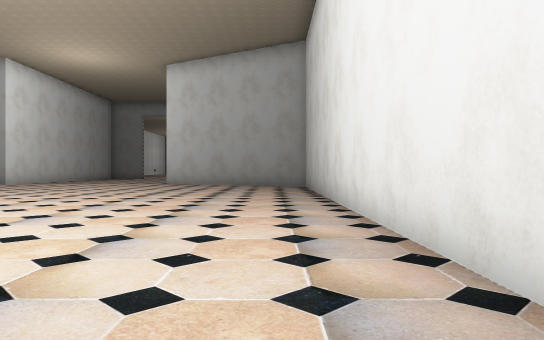
View 1 (above)

24 first-person views from a walk through a Unity game level. The camera is 1.2 m above the floor, looks level and sees 75° across. The floor is counted in squares, 2 m on a side. Each view is taken from the middle of a square. On the plan, view 1 faces up. The plan holds only what a view shows up to about 10 squares ahead; the rest is blank. The place goes on beyond the plan. The player character is not drawn. Some surface patterns are stand-ins.

View 2
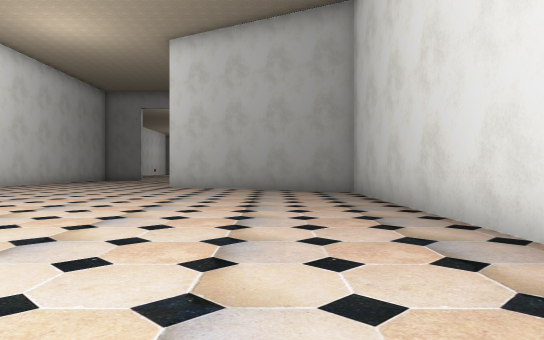

View 3
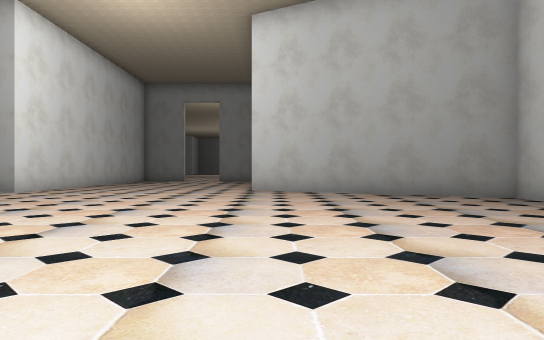

View 4
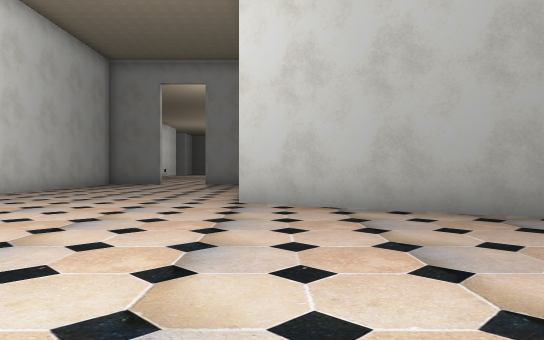

View 5
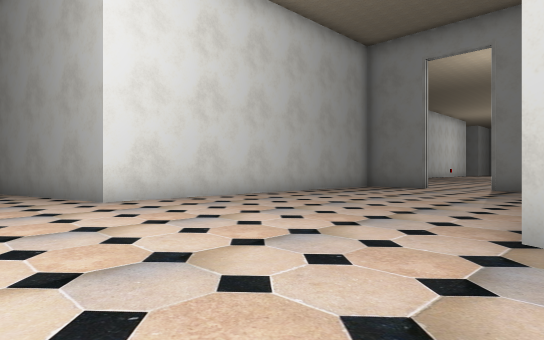

View 6
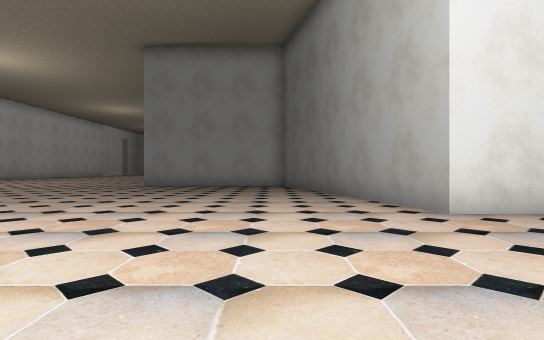

View 7
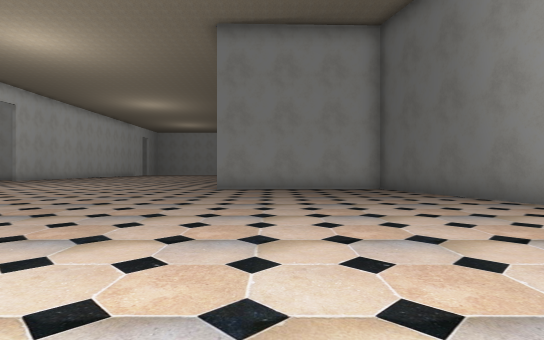

View 8
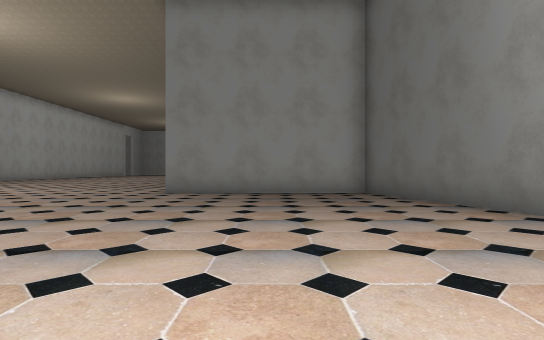

View 9
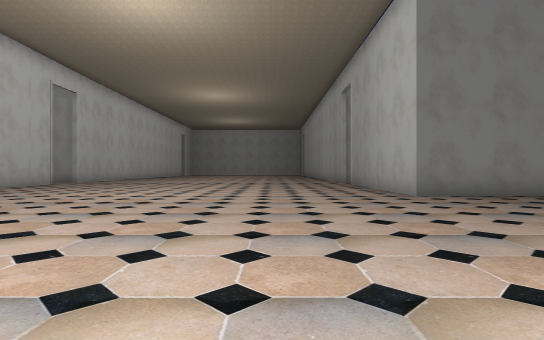

View 10
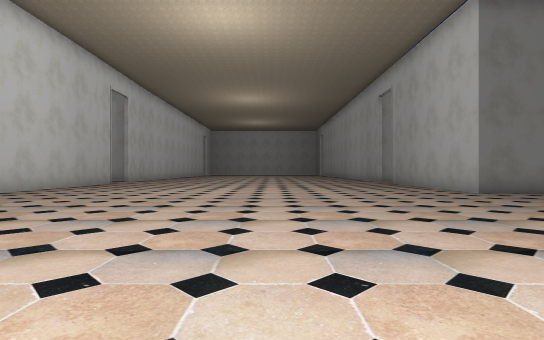

View 11
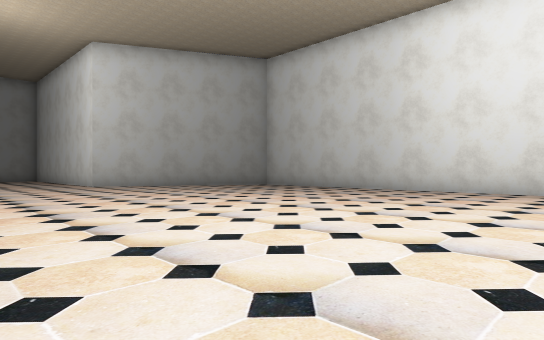

View 12
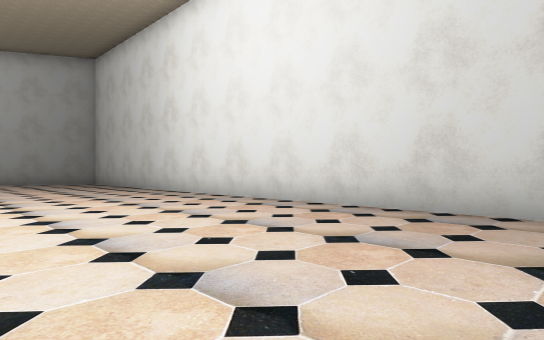

View 13
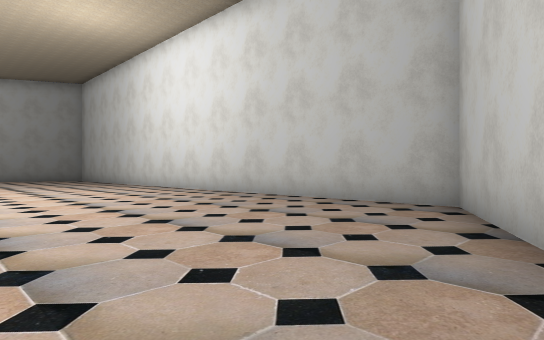

View 14
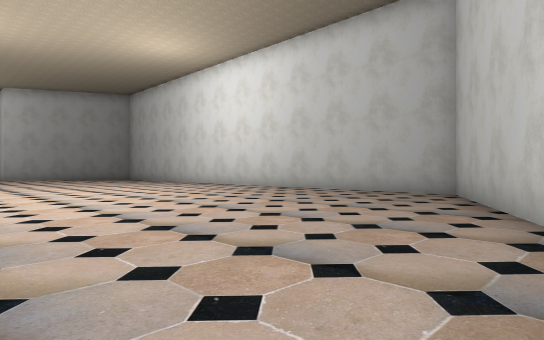

View 15
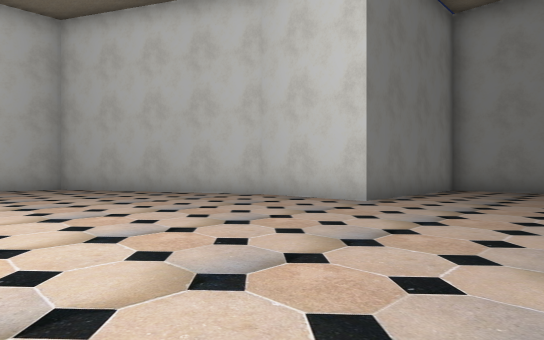

View 16
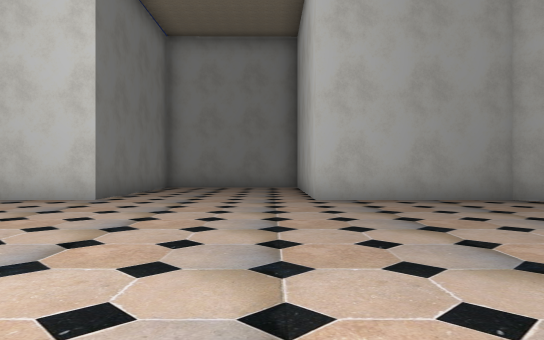

View 17
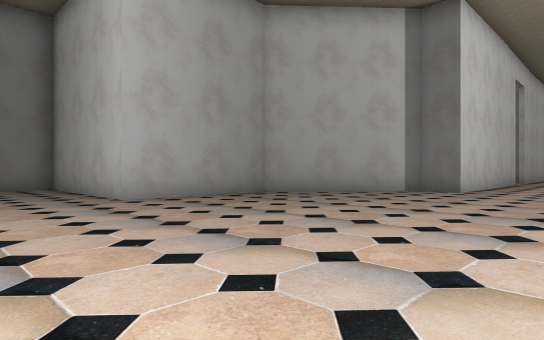

View 18
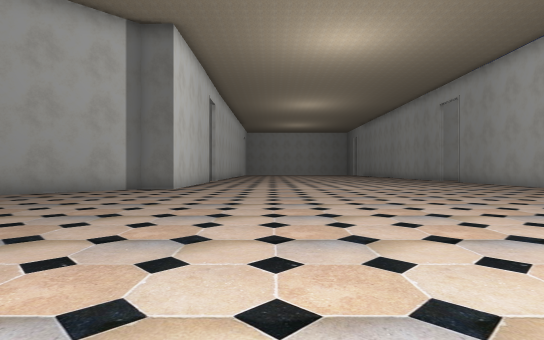

View 19
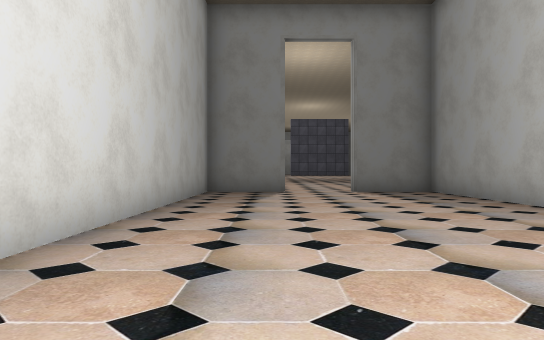

View 20
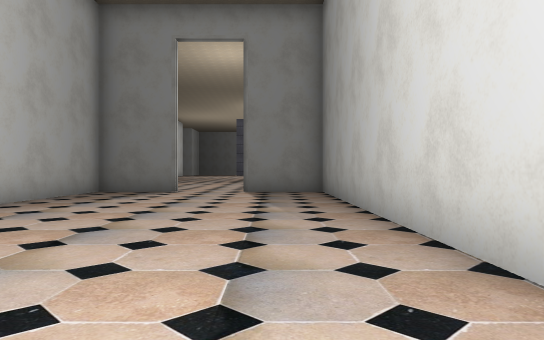

View 21
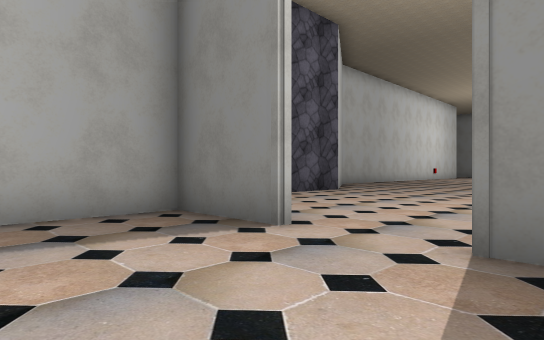

View 22
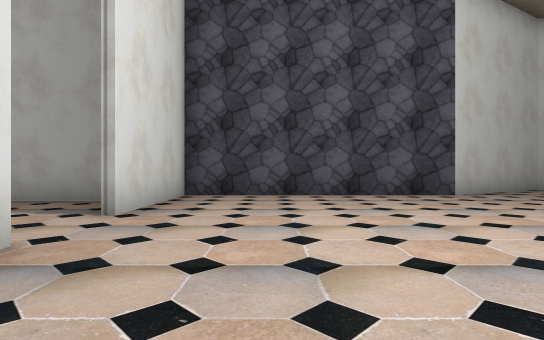

View 23
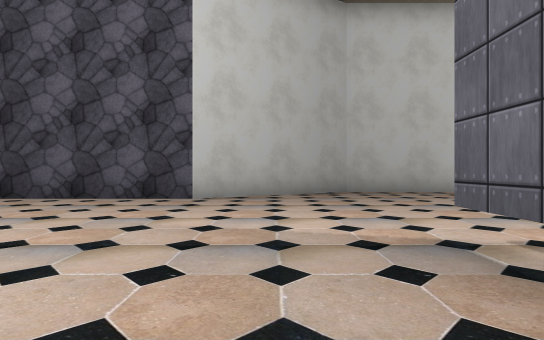

View 24
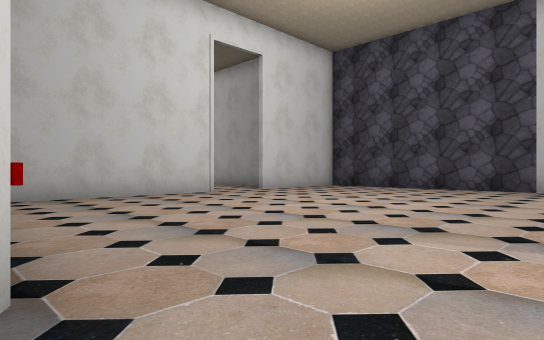

### Floor plan
Points are (right, up) in squares from view 1. A wall is a line through its corners. A room is listed if a view was taken in it or the views show most of it. See-through windows are left out.
Room 1 (views 1, 2, 3, 4, 5, 6, 7, 8, 9, 10, 11, 12, 13, 14, 15, 16, 17, 18, 19, 20, 21)
walls: (-4.6, 15.8) (-4.6, 23.8) (-6.9, 23.8); (-20, -5.1) (-19.1, -5.1) (-19.1, -6); (-18.4, -6.7) (-15.8, -9.1) (-11.9, -9.1) (-11.9, -13.3); (-7.4, -13.6) (-7.5, -9.1) (-4.7, -9.1) (1.2, -6.1) (1.2, 12.5) (-4.6, 15.5); (-8.6, 23.8) (-10.8, 23.8) (-10.8, 14.4) (-19.2, 12.4) (-19.1, 7.3) (-21.1, 7.3)
ways out: opening at (-7.5, 24) to room 2
Room 2 (views 22, 23, 24)
walls: (-6.9, 33.5) (-8, 33.5); (-6.9, 23.9) (-2.1, 23.9); (-14.7, 35.5) (-14.7, 34) (-12.4, 30.4) (-12.4, 23.9) (-8.6, 23.9)
ways out: opening at (-7.5, 24) to room 1
objects: other object (-2, 26)

Where each view was taken, in squares from view 1:
view 1: 0 up, 0 right, facing up
view 2: 3 up, 1 left, facing up
view 3: 5 up, 4 left, facing up
view 4: 9 up, 4 left, facing up
view 5: 12 up, 4 left, facing up-left
view 6: 12 up, 6 left, facing left
view 7: 9 up, 8 left, facing left
view 8: 10 up, 10 left, facing left
view 9: 4 up, 11 left, facing left
view 10: 2 up, 10 left, facing left
view 11: 2 up, 9 left, facing up-right
view 12: 3 down, 4 left, facing up-right
view 13: 8 down, 5 left, facing up-right
view 14: 9 down, 8 left, facing up-right
view 15: 3 down, 11 left, facing down-right
view 16: 2 down, 11 left, facing down
view 17: 2 down, 9 left, facing down-left
view 18: 2 down, 8 left, facing left
view 19: 14 up, 9 left, facing up
view 20: 14 up, 6 left, facing up
view 21: 21 up, 6 left, facing up-left
view 22: 26 up, 4 left, facing left
view 23: 32 up, 5 left, facing left
view 24: 32 up, 1 left, facing down-left
